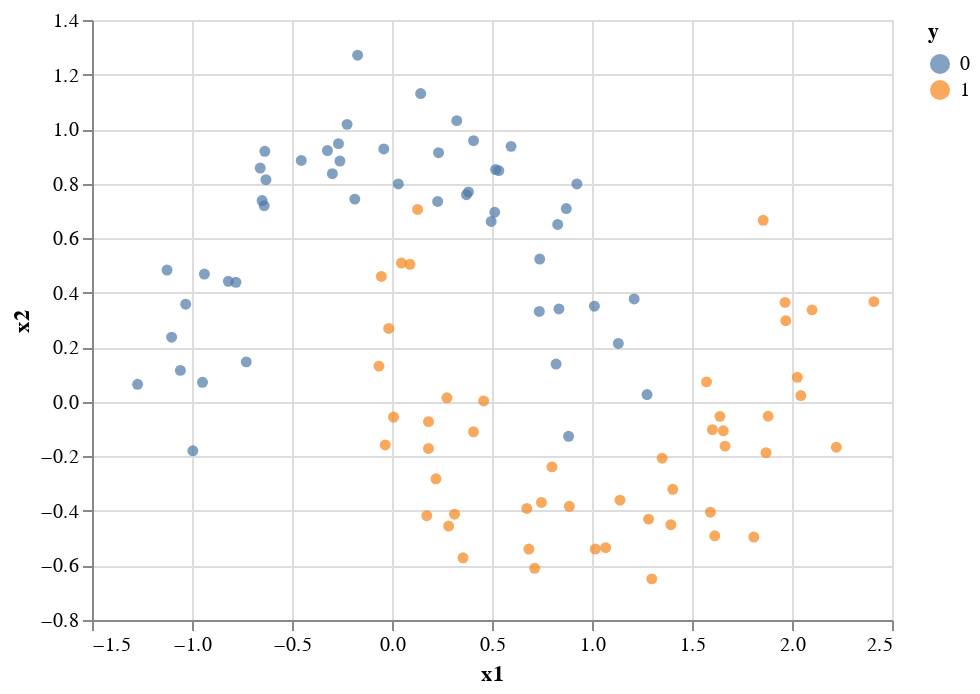

The code cell stored with this chart in its notebook:
### Markdown cell above
# Kernel Trick
비선형 데이터를 구분하기 위해 Kernel Trick을 적용해보자.

### Code cell
from sklearn.datasets import make_moons
import pandas as pd
import altair as alt


X, y = make_moons(n_samples=100, noise=0.15, random_state=42)
X, y = pd.DataFrame(X, columns=['x1', 'x2']), pd.Series(y, name='y')
data = pd.concat([X, y], axis=1)

alt.Chart(data).mark_point(filled=True).encode(
    x='x1:Q', y='x2:Q', color='y:N'
)

### Figure 1 — Vega-Lite specification as saved in the notebook (floating-point values rounded to 4 significant figures)
{"config": {"view": {"continuousWidth": 400, "continuousHeight": 300}}, "data": {"name": "data-121b08d4af030938fda618056cf2ed51"}, "mark": {"type": "point", "filled": true}, "encoding": {"color": {"field": "y", "type": "nominal"}, "x": {"field": "x1", "type": "quantitative"}, "y": {"field": "x2", "type": "quantitative"}}, "$schema": "https://vega.github.io/schema/vega-lite/v4.17.0.json", "datasets": {"data-121b08d4af030938fda618056cf2ed51": [{"x1": 1.614, "x2": -0.4912, "y": 1}, {"x1": 0.08985, "x2": 0.5044, "y": 1}, {"x1": 0.7472, "x2": -0.3691, "y": 1}, {"x1": -1.102, "x2": 0.2369, "y": 0}, {"x1": -0.7287, "x2": 0.1465, "y": 0}, {"x1": -0.6589, "x2": 0.8571, "y": 0}, {"x1": 0.2283, "x2": 0.7345, "y": 0}, {"x1": 1.394, "x2": -0.4506, "y": 1}, {"x1": 0.8716, "x2": 0.7085, "y": 0}, {"x1": 0.883, "x2": -0.1266, "y": 0}, {"x1": 0.3822, "x2": 0.7696, "y": 0}, {"x1": -0.3228, "x2": 0.9215, "y": 0}, {"x1": 1.299, "x2": -0.6491, "y": 1}, {"x1": -0.6357, "x2": 0.9187, "y": 0}, {"x1": 1.969, "x2": 0.2975, "y": 1}, {"x1": 1.211, "x2": 0.3772, "y": 0}, {"x1": 1.14, "x2": -0.3609, "y": 1}, {"x1": 1.068, "x2": -0.5346, "y": 1}, {"x1": 0.496, "x2": 0.6614, "y": 0}, {"x1": -0.2604, "x2": 0.883, "y": 0}, {"x1": -0.06516, "x2": 0.1309, "y": 1}, {"x1": 1.87, "x2": -0.1866, "y": 1}, {"x1": 0.03147, "x2": 0.7987, "y": 0}, {"x1": -1.032, "x2": 0.3579, "y": 0}, {"x1": 0.4581, "x2": 0.003081, "y": 1}, {"x1": 0.4077, "x2": 0.9574, "y": 0}, {"x1": -0.938, "x2": 0.4685, "y": 0}, {"x1": 2.027, "x2": 0.09006, "y": 1}, {"x1": 0.7387, "x2": 0.5236, "y": 0}, {"x1": 0.7135, "x2": -0.6106, "y": 1}, {"x1": 0.9245, "x2": 0.799, "y": 0}, {"x1": -1.058, "x2": 0.1153, "y": 0}, {"x1": 1.809, "x2": -0.4958, "y": 1}, {"x1": -0.1718, "x2": 1.271, "y": 0}, {"x1": 2.222, "x2": -0.1663, "y": 1}, {"x1": 0.8347, "x2": 0.3404, "y": 0}, {"x1": 0.2833, "x2": -0.4554, "y": 1}, {"x1": 0.4073, "x2": -0.11, "y": 1}, {"x1": -0.6303, "x2": 0.8144, "y": 0}, {"x1": 0.5953, "x2": 0.9367, "y": 0}, {"x1": -0.9958, "x2": -0.1796, "y": 0}, {"x1": -0.4537, "x2": 0.8849, "y": 0}, {"x1": 0.7365, "x2": 0.3315, "y": 0}, {"x1": 2.1, "x2": 0.3372, "y": 1}, {"x1": -0.2676, "x2": 0.9467, "y": 0}, {"x1": 0.3238, "x2": 1.031, "y": 0}, {"x1": 1.592, "x2": -0.4046, "y": 1}, {"x1": 0.1433, "x2": 1.13, "y": 0}, {"x1": 0.3125, "x2": -0.4122, "y": 1}, {"x1": 0.5181, "x2": 0.8515, "y": 0}, {"x1": -0.2245, "x2": 1.017, "y": 0}, {"x1": 1.132, "x2": 0.214, "y": 0}, {"x1": 0.3723, "x2": 0.7596, "y": 0}, {"x1": -0.639, "x2": 0.719, "y": 0}, {"x1": 0.8285, "x2": 0.6505, "y": 0}, {"x1": 1.351, "x2": -0.2066, "y": 1}, {"x1": 1.012, "x2": 0.3506, "y": 0}, {"x1": 0.3551, "x2": -0.572, "y": 1}, {"x1": -0.6497, "x2": 0.7379, "y": 0}, {"x1": 1.602, "x2": -0.1019, "y": 1}, {"x1": 0.2746, "x2": 0.01455, "y": 1}, {"x1": 1.856, "x2": 0.6657, "y": 1}, {"x1": 0.1278, "x2": 0.7055, "y": 1}, {"x1": -1.125, "x2": 0.4833, "y": 0}, {"x1": 0.04738, "x2": 0.5089, "y": 1}, {"x1": 0.674, "x2": -0.3911, "y": 1}, {"x1": -1.272, "x2": 0.06405, "y": 0}, {"x1": 0.7999, "x2": -0.2386, "y": 1}, {"x1": 0.1826, "x2": -0.07269, "y": 1}, {"x1": 2.409, "x2": 0.3674, "y": 1}, {"x1": 1.283, "x2": -0.4301, "y": 1}, {"x1": -0.7803, "x2": 0.4384, "y": 0}, {"x1": 0.2196, "x2": -0.2824, "y": 1}, {"x1": -0.9475, "x2": 0.07166, "y": 0}, {"x1": 1.965, "x2": 0.3646, "y": 1}, {"x1": 0.007625, "x2": -0.05591, "y": 1}, {"x1": 0.6843, "x2": -0.5397, "y": 1}, {"x1": -0.2981, "x2": 0.8363, "y": 0}, {"x1": 2.044, "x2": 0.02286, "y": 1}, {"x1": -0.03394, "x2": -0.1581, "y": 1}, {"x1": 0.1739, "x2": -0.4177, "y": 1}, {"x1": 1.64, "x2": -0.05333, "y": 1}, {"x1": -0.8184, "x2": 0.4419, "y": 0}, {"x1": -0.186, "x2": 0.7433, "y": 0}, {"x1": 0.8205, "x2": 0.1383, "y": 0}, {"x1": -0.01659, "x2": 0.269, "y": 1}, {"x1": 0.2328, "x2": 0.9135, "y": 0}, {"x1": 1.275, "x2": 0.02651, "y": 0}, {"x1": -0.04099, "x2": 0.9271, "y": 0}, {"x1": 1.656, "x2": -0.1063, "y": 1}, {"x1": 1.573, "x2": 0.07319, "y": 1}, {"x1": 0.8868, "x2": -0.383, "y": 1}, {"x1": 1.665, "x2": -0.1625, "y": 1}, {"x1": 1.404, "x2": -0.3209, "y": 1}, {"x1": 0.5341, "x2": 0.8478, "y": 0}, {"x1": 0.1825, "x2": -0.171, "y": 1}, {"x1": 1.016, "x2": -0.54, "y": 1}, {"x1": 0.5136, "x2": 0.6951, "y": 0}, {"x1": 1.881, "x2": -0.05291, "y": 1}, {"x1": -0.05321, "x2": 0.4595, "y": 1}]}}
